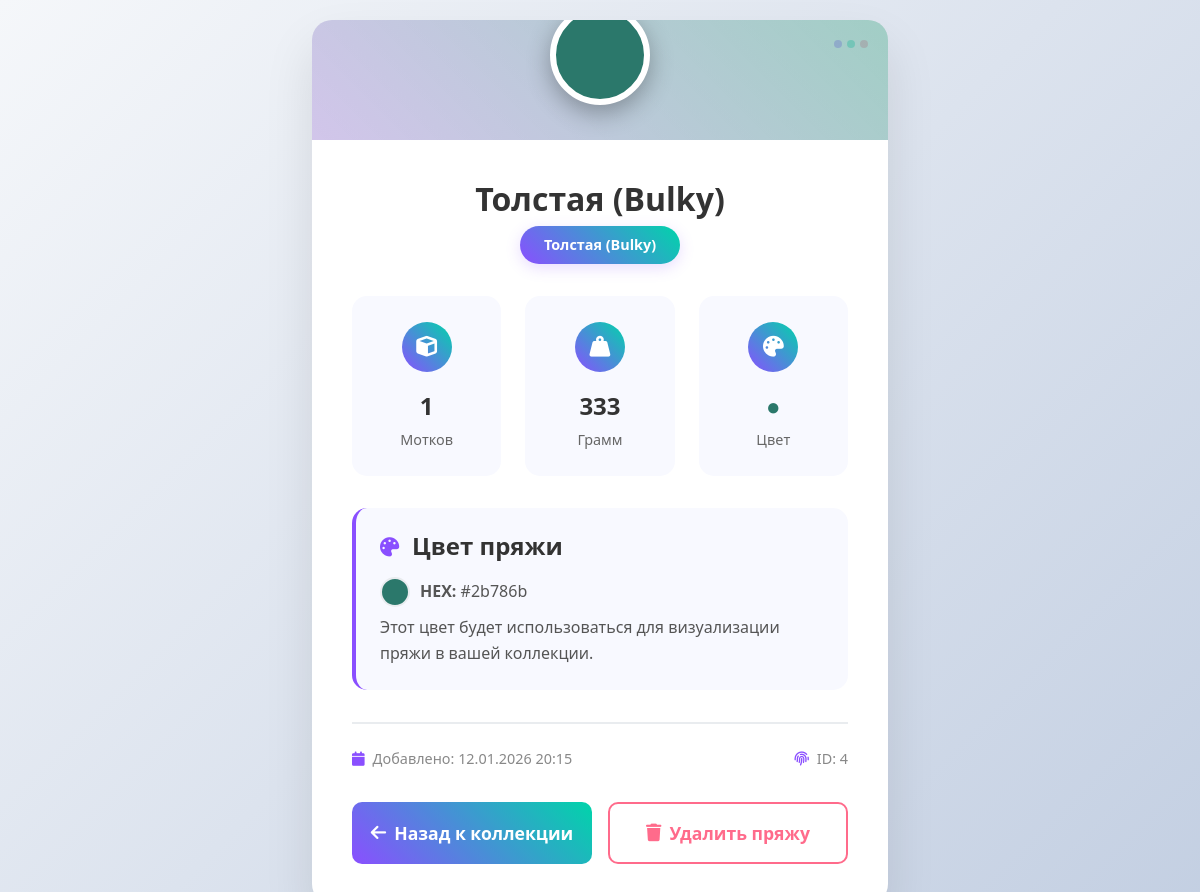
The page /yarn/4/ (signed in) on the database its author committed.
### yarn_app/models.py (models this page shows, shortened)
class UserYarn(models.Model):
    YARN_TYPES = [
        ('fingering', 'Тонкая (Fingering)'),
        ('sport', 'Спортивная (Sport)'),
        ('dk', 'Средняя (DK)'),
        ('worsted', 'Камвольная (Worsted)'),
        ('bulky', 'Толстая (Bulky)'),
        ('other', 'Другая'),
    ]
    user = models.ForeignKey(User, on_delete=models.CASCADE)
    name = models.CharField(max_length=100, blank=True, null=True, verbose_name="Название пряжи")
    yarn_type = models.CharField(max_length=20, choices=YARN_TYPES, verbose_name="Тип пряжи")
    color = models.CharField(max_length=30, verbose_name="Цвет")
    amount = models.IntegerField(verbose_name="Количество (мотки)")
    weight = models.IntegerField(verbose_name="Вес (г)", blank=True, null=True)
    manufacturer = models.CharField(max_length=100, blank=True, null=True, verbose_name="Производитель")
    notes = models.TextField(blank=True, null=True, verbose_name="Примечания")
    created_at = models.DateTimeField(auto_now_add=True)

### yarn_app/views.py (the view)
# urls.py: path('yarn/<int:yarn_id>/', views.yarn_detail, name='yarn_detail'),
@login_required
def yarn_detail(request, yarn_id):
    try:
        yarn = UserYarn.objects.get(id=yarn_id, user=request.user)
        total_weight = 0
        if yarn.weight:
            total_weight = yarn.amount * yarn.weight
        context = {
            'yarn': yarn,
            'total_weight': total_weight,
        }
        return render(request, 'yarn_detail.html', context)
    except UserYarn.DoesNotExist:
        return redirect('my_yarn')

### yarn_app/templates/yarn_detail.html (shortened to what this page needs)
<!DOCTYPE html>
{% load static %}
<html lang="ru">
<head>
    <link href="https://cdn.jsdelivr.net/npm/bootstrap@5.3.0/dist/css/bootstrap.min.css" rel="stylesheet">
    <link rel="stylesheet" href="https://cdnjs.cloudflare.com/ajax/libs/font-awesome/6.4.0/css/all.min.css">
    <link rel="stylesheet" href="{% static 'css/yarn_detail.css' %}">
</head>
<body>
    <div class="container detail-container">
        <div class="detail-card">
            <div class="decorative-dots">
                <span></span>
                <span></span>
                <span></span>
            </div>
            <div class="color-header">
                <div class="color-badge pulse" style="background-color: {{ yarn.color }};"></div>
            </div>
            <div class="detail-content">
                <div class="yarn-title">
                    <h1 class="yarn-name">
                        {% if yarn.name %}
                            {{ yarn.name }}
                        {% else %}
                            {{ yarn.get_yarn_type_display }}
                        {% endif %}
                    </h1>
                    <div class="yarn-type-badge">{{ yarn.get_yarn_type_display }}</div>
                </div>
                <div class="yarn-stats">
                    <div class="stat-item">
                        <div class="stat-icon">
                            <i class="fas fa-cube"></i>
                        </div>
                        <div class="stat-value">{{ yarn.amount }}</div>
                        <div class="stat-label">Мотков</div>
                    </div>
                    {% if yarn.weight %}
                    <div class="stat-item">
                        <div class="stat-icon">
                            <i class="fas fa-weight-hanging"></i>
                        </div>
                        <div class="stat-value">{{ yarn.weight }}</div>
                        <div class="stat-label">Грамм</div>
                    </div>
                    {% endif %}
                    <div class="stat-item">
                        <div class="stat-icon">
                            <i class="fas fa-palette"></i>
                        </div>
                        <div class="stat-value" style="color: {{ yarn.color }};">●</div>
                        <div class="stat-label">Цвет</div>
                    </div>
                </div>
                <div class="info-section">
                    <div class="info-header">
                        <i class="fas fa-palette"></i>
                        <h4>Цвет пряжи</h4>
                    </div>
                    <div class="info-content">
                        <div class="d-flex align-items-center mb-2">
                            <div style="width: 30px; height: 30px; border-radius: 50%; background-color: {{ yarn.color }}; margin-right: 10px; border: 2px solid #e9ecef;"></div>
                            <span><strong>HEX:</strong> {{ yarn.color }}</span>
                        </div>
                        <p class="mb-0">Этот цвет будет использоваться для визуализации пряжи в вашей коллекции.</p>
                    </div>
                </div>
                <div class="meta-info">
                    <div class="meta-item">
                        <i class="fas fa-calendar"></i>
                        <span>Добавлено: {{ yarn.created_at|date:"d.m.Y H:i" }}</span>
                    </div>
                    <div class="meta-item">
                        <i class="fas fa-fingerprint"></i>
                        <span>ID: {{ yarn.id }}</span>
                    </div>
                </div>
                <div class="action-buttons">
                    <a href="{% url 'my_yarn' %}" class="btn-back">
                        <i class="fas fa-arrow-left me-2"></i>Назад к коллекции
                    </a>
                    <a href="{% url 'delete_yarn' yarn.id %}" class="btn-delete">
                        <i class="fas fa-trash me-2"></i>Удалить пряжу
                    </a>
                </div>
            </div>
        </div>
    </div>
</body>
</html>

### static/css/yarn_detail.css (style rules this page uses)
body { background: linear-gradient(135deg, #f5f7fa 0%, #c3cfe2 100%); min-height: 100vh; font-family: 'Segoe UI', Tahoma, Geneva, Verdana, sans-serif; margin: 0; padding: 20px; display: flex; align-items: center; justify-content: center; }
.detail-container { width: 100%; max-width: 600px; animation: fadeIn 0.6s ease-out; }
.detail-card { background: white; border-radius: 20px; box-shadow: 0 25px 50px rgba(0, 0, 0, 0.1); overflow: hidden; position: relative; }
.color-header { height: 120px; background: linear-gradient(45deg, rgba(0,0,0,0.1), rgba(0,0,0,0.2)); position: relative; display: flex; align-items: center; justify-content: center; }
.color-header::before { content: ''; position: absolute; top: 0; left: 0; right: 0; bottom: 0; background: linear-gradient(45deg, rgba(138, 79, 255, 0.3), rgba(0, 212, 170, 0.3)); opacity: 0.7; }
.color-badge { width: 100px; height: 100px; border-radius: 50%; border: 6px solid white; box-shadow: 0 8px 25px rgba(0, 0, 0, 0.3); position: relative; z-index: 2; margin-top: -50px; transition: transform 0.3s ease; }
.detail-content { padding: 2.5rem; position: relative; }
.yarn-title { text-align: center; margin-bottom: 1.5rem; }
.yarn-name { font-size: 2rem; font-weight: 700; color: #333; margin-bottom: 0.5rem; }
.yarn-type-badge { display: inline-block; background: linear-gradient(45deg, #8a4fff, #00d4aa); color: white; padding: 0.5rem 1.5rem; border-radius: 25px; font-size: 0.9rem; font-weight: 600; box-shadow: 0 4px 15px rgba(138, 79, 255, 0.2); }
.yarn-stats { display: grid; grid-template-columns: repeat(3, 1fr); gap: 1.5rem; margin: 2rem 0; }
.stat-item { text-align: center; padding: 1.5rem; background: #f8f9ff; border-radius: 15px; transition: all 0.3s ease; border: 2px solid transparent; }
.stat-icon { width: 50px; height: 50px; border-radius: 50%; background: linear-gradient(45deg, #8a4fff, #00d4aa); color: white; display: flex; align-items: center; justify-content: center; margin: 0 auto 1rem auto; font-size: 1.3rem; }
.stat-value { font-size: 1.5rem; font-weight: 700; color: #333; margin-bottom: 0.3rem; }
.stat-label { font-size: 0.9rem; color: #666; font-weight: 500; }
.info-section { background: #f8f9ff; border-radius: 15px; padding: 1.5rem; margin-bottom: 1.5rem; border-left: 4px solid #8a4fff; }
.info-header { display: flex; align-items: center; margin-bottom: 1rem; color: #333; }
.info-header i { color: #8a4fff; margin-right: 0.8rem; font-size: 1.2rem; }
.info-header h4 { margin: 0; font-weight: 600; }
.info-content { color: #555; line-height: 1.6; }
.meta-info { display: flex; justify-content: space-between; align-items: center; padding-top: 1.5rem; border-top: 2px solid #e9ecef; margin-top: 2rem; color: #888; font-size: 0.9rem; }
.meta-item { display: flex; align-items: center; }
.meta-item i { margin-right: 0.5rem; color: #8a4fff; }
.action-buttons { display: grid; grid-template-columns: 1fr 1fr; gap: 1rem; margin-top: 2rem; }
.btn-back { background: linear-gradient(45deg, #8a4fff, #00d4aa); color: white; border: none; border-radius: 10px; padding: 1rem; font-weight: 600; font-size: 1.1rem; text-decoration: none; display: flex; align-items: center; justify-content: center; transition: all 0.3s ease; }
.btn-delete { background: white; border: 2px solid #ff6b8b; color: #ff6b8b; border-radius: 10px; padding: 1rem; font-weight: 600; font-size: 1.1rem; text-decoration: none; display: flex; align-items: center; justify-content: center; transition: all 0.3s ease; }
.color-badge.pulse { animation: colorPulse 2s infinite; }
.decorative-dots { position: absolute; top: 20px; right: 20px; display: flex; gap: 5px; }
.decorative-dots span { width: 8px; height: 8px; border-radius: 50%; background: #8a4fff; opacity: 0.3; }
.decorative-dots span:nth-child(2) { background: #00d4aa; }
.decorative-dots span:nth-child(3) { background: #ff6b8b; }

### rows shown on the page
UserYarn: yarn_type "Толстая (Bulky)", amount "1", weight "333", color "#2b786b", created_at "12.01.2026 20:15", id "4"
